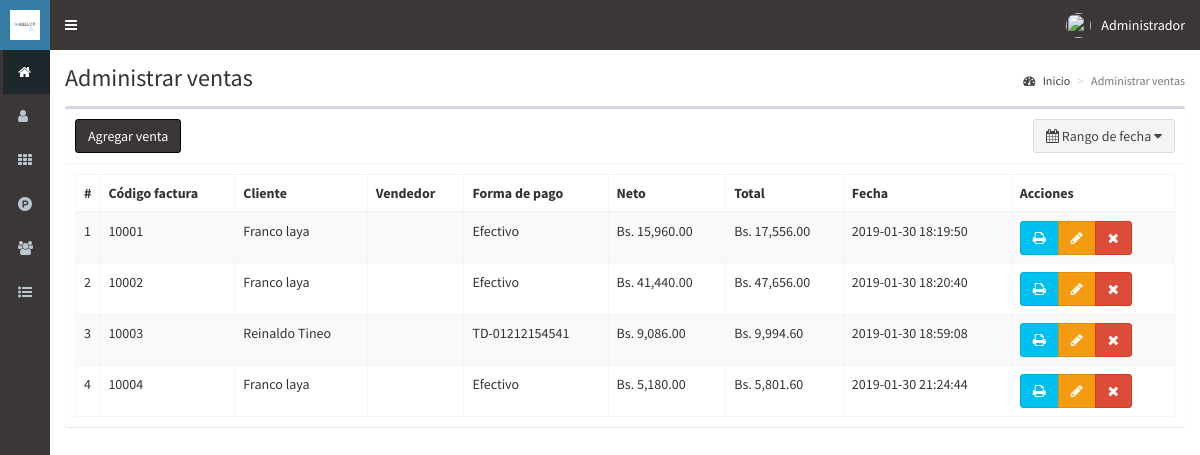
The page /ventas (signed in) on the database its author committed.
### tables this page shows
CREATE TABLE `ventas` (
  `id` int(11) NOT NULL,
  `codigo` int(11) NOT NULL,
  `id_cliente` int(11) NOT NULL,
  `id_vendedor` int(11) NOT NULL,
  `productos` text NOT NULL,
  `impuesto` float NOT NULL,
  `neto` float NOT NULL,
  `total` float NOT NULL,
  `metodo_pago` text NOT NULL,
  `fecha` timestamp NOT NULL DEFAULT CURRENT_TIMESTAMP ON UPDATE CURRENT_TIMESTAMP
);

CREATE TABLE `clientes` (
  `id` int(11) NOT NULL,
  `nombre` text NOT NULL,
  `documento` int(11) NOT NULL,
  `email` text NOT NULL,
  `telefono` text NOT NULL,
  `direccion` text NOT NULL,
  `fecha_nacimiento` date NOT NULL,
  `compras` int(11) NOT NULL,
  `ultima_compra` datetime NOT NULL,
  `fecha` timestamp NOT NULL DEFAULT CURRENT_TIMESTAMP ON UPDATE CURRENT_TIMESTAMP
);

### controladores/plantilla.controlador.php (called while the page is built)
<?php
class ControladorPlantilla{
	static public function ctrPlantilla(){
		include "vistas/plantilla.php";
	}
}

### index.php (called while the page is built, shortened)
<?php
require_once "controladores/plantilla.controlador.php";
require_once "controladores/usuarios.controlador.php";
require_once "controladores/clientes.controlador.php";
require_once "controladores/ventas.controlador.php";
require_once "modelos/clientes.modelo.php";
require_once "modelos/ventas.modelo.php";
$plantilla = new ControladorPlantilla();
$plantilla -> ctrPlantilla();

### controladores/ventas.controlador.php (called while the page is built, shortened)
<?php
class ControladorVentas{
	static public function ctrMostrarVentas($item, $valor){
		$tabla = "ventas";
		$respuesta = ModeloVentas::mdlMostrarVentas($tabla, $item, $valor);
		return $respuesta;
	}
}

### modelos/conexion.php (called while the page is built)
<?php
class Conexion{
	static public function conectar(){
		$link = new PDO("mysql:host=remotemysql.com;dbname=MxR7rE6SKZ",
			            "MxR7rE6SKZ",
			            "cH582Ki0R1");
		$link->exec("set names utf8");
		return $link;
	}
}

### modelos/ventas.modelo.php (called while the page is built, shortened)
<?php
require_once "conexion.php";
class ModeloVentas{
	static public function mdlMostrarVentas($tabla, $item, $valor){
		if($item != null){
			$stmt = Conexion::conectar()->prepare("SELECT * FROM $tabla WHERE $item = :$item ORDER BY id ASC");
			$stmt -> bindParam(":".$item, $valor, PDO::PARAM_STR);
			$stmt -> execute();
			return $stmt -> fetch();
		}else{
			$stmt = Conexion::conectar()->prepare("SELECT * FROM $tabla ORDER BY id ASC");
			$stmt -> execute();
			return $stmt -> fetchAll();
		}
	}
}

### controladores/clientes.controlador.php (called while the page is built, shortened)
<?php
class ControladorClientes{
	static public function ctrMostrarClientes($item, $valor){
		$tabla = "clientes";
		$respuesta = ModeloClientes::mdlMostrarClientes($tabla, $item, $valor);
		return $respuesta;
	}
}

### modelos/clientes.modelo.php (called while the page is built, shortened)
<?php
require_once "conexion.php";
class ModeloClientes{
	static public function mdlMostrarClientes($tabla, $item, $valor){
		if($item != null){
			$stmt = Conexion::conectar()->prepare("SELECT * FROM $tabla WHERE $item = :$item");
			$stmt -> bindParam(":".$item, $valor, PDO::PARAM_STR);
			$stmt -> execute();
			return $stmt -> fetch();
		}else{
			$stmt = Conexion::conectar()->prepare("SELECT * FROM $tabla");
			$stmt -> execute();
			return $stmt -> fetchAll();
		}
	}
}

### vistas/modulos/ventas.php (the view, shortened to what this page needs)
<div class="content-wrapper">
  <section class="content-header">
    <h1>
      Administrar ventas
    </h1>
    <ol class="breadcrumb">
      <li><a href="inicio"><i class="fa fa-dashboard"></i> Inicio</a></li>
      <li class="active">Administrar ventas</li>
    </ol>
  </section>
  <section class="content">
    <div class="box">
      <div class="box-header with-border">
        <a href="crear-venta">
          <button class="btn btn-primary">
            Agregar venta
          </button>
        </a>
        <button type="button" class="btn btn-default pull-right" id="daterange-btn">
          <span>
            <i class="fa fa-calendar"></i> Rango de fecha
          </span>
          <i class="fa fa-caret-down"></i>
        </button>
      </div>
      <div class="box-body">
       <table class="table table-bordered table-striped dt-responsive tablas rangoFechas">
        <thead>
         <tr>
           <th style="width:10px">#</th>
           <th>Código factura</th>
           <th>Cliente</th>
           <th>Vendedor</th>
           <th>Forma de pago</th>
           <th>Neto</th>
           <th>Total</th>
           <th>Fecha</th>
           <th>Acciones</th>
         </tr>
        </thead>
        <tbody>
        <?php
          $item = null;
          $valor = null;
          $respuesta = ControladorVentas::ctrMostrarVentas($item, $valor);
          foreach ($respuesta as $key => $value) {
           echo '<tr>
                  <td>'.($key+1).'</td>
                  <td>'.$value["codigo"].'</td>';
                  $itemCliente = "id";
                  $valorCliente = $value["id_cliente"];
                  $respuestaCliente = ControladorClientes::ctrMostrarClientes($itemCliente, $valorCliente);
                  echo '<td>'.$respuestaCliente["nombre"].'</td>';
                  $itemUsuario = "id";
                  $valorUsuario = $value["id_vendedor"];
                  $respuestaUsuario = ControladorUsuarios::ctrMostrarUsuarios($itemUsuario, $valorUsuario);
                  echo '<td>'.$respuestaUsuario["nombre"].'</td>
                  <td>'.$value["metodo_pago"].'</td>
                  <td>Bs. '.number_format($value["neto"],2).'</td>
                  <td>Bs. '.number_format($value["total"],2).'</td>
                  <td>'.$value["fecha"].'</td>
                  <td>
                    <div class="btn-group">
                      <button class="btn btn-info"><i class="fa fa-print btnImprimirFactura" codigoVenta="'.$value["codigo"].'"></i></button>';
                      if($_SESSION["perfil"] == "Administrador"){
                        echo '<button class="btn btn-warning btnEditarVenta" idVenta="'.$value["id"].'"><i class="fa fa-pencil"></i></button>
                      <button class="btn btn-danger btnEliminarVenta" idVenta="'.$value["id"].'"><i class="fa fa-times"></i></button>';
                      }
                    echo '</div>
                  </td>
                </tr>';
            }
        ?>
        </tbody>
       </table>
      </div>
    </div>
  </section>
</div>

### rows shown on the page
ventas: codigo "10001", id_cliente.nombre "Franco laya", metodo_pago "Efectivo", neto "15,960.00", total "17,556.00", fecha "2019-01-30 18:19:50"
ventas: codigo "10002", id_cliente.nombre "Franco laya", metodo_pago "Efectivo", neto "41,440.00", total "47,656.00", fecha "2019-01-30 18:20:40"
ventas: codigo "10003", id_cliente.nombre "Reinaldo Tineo", metodo_pago "TD-01212154541", neto "9,086.00", total "9,994.60", fecha "2019-01-30 18:59:08"
ventas: codigo "10004", id_cliente.nombre "Franco laya", metodo_pago "Efectivo", neto "5,180.00", total "5,801.60", fecha "2019-01-30 21:24:44"

### other values the page prints
$_SESSION["nombre"] "Administrador"
